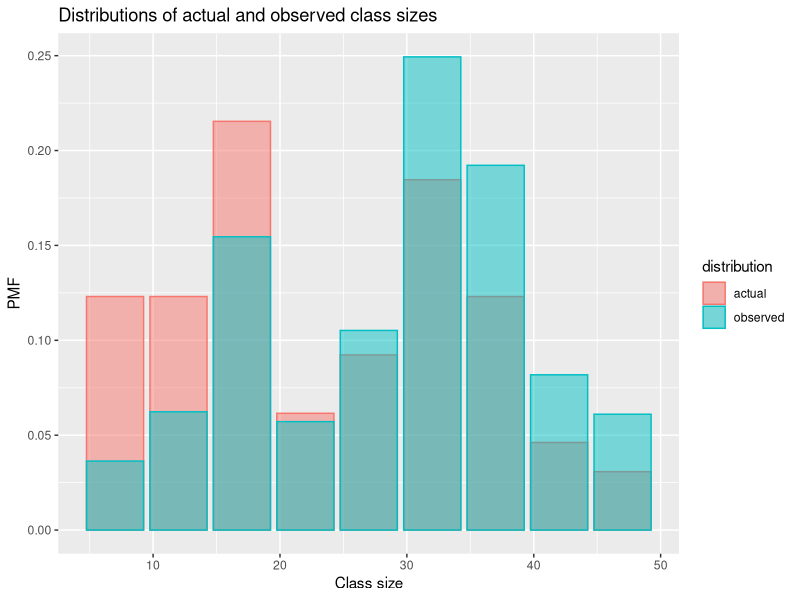

Here is the R script that generated this plot:
## ---- chunk 1
icon_pdf <- '<i class="fas fa-file-pdf" data-fa-transform="grow-8"></i>&nbsp;'
knitr::opts_chunk$set(echo = TRUE, eval = TRUE, fig.width = 6, fig.alt = "",
                      fig.asp = 0.618, dpi = 120, dev = "svg",
                      out.width = "60%", fig.align = "center", cache = TRUE)
library(tidyverse)
## ---- chunk 2
class_sizes <- tribble(
  ~`class size`, ~count,
  7, 8,
  12, 8,
  17, 14,
  22, 4,
  27, 6,
  32, 12,
  37, 8,
  42, 3,
  47, 2)

class_sizes %>%
  summarize(
    `Average class size` = round(weighted.mean(`class size`, count), 1)) %>%
  knitr::kable(format = "html")
## ---- chunk 3
class_sizes2 <- class_sizes %>%
  mutate(actual = count / sum(count)) %>%
  mutate(observed = (actual * `class size`) / sum(actual * `class size`)) %>%
  gather(key = distribution, value = PMF, actual:observed)
## ---- chunk 4
class_sizes2 %>%
  ggplot(
    mapping = aes(x = `class size`, y = PMF, fill = distribution,
                  color = distribution)) +
  geom_col(position = "identity", alpha = 0.5) +
  labs(
    title = "Distributions of actual and observed class sizes",
    x = "Class size", y = "PMF")
## ---- chunk 5
class_sizes2 %>%
  group_by(distribution) %>%
  summarize(
    `Average class size` = round(weighted.mean(`class size`, `PMF`), 1)) %>%
  knitr::kable(format = "html")
## ---- chunk 6
class_sizes2 %>%
  spread(key = distribution, value = PMF) %>%
  mutate(
    unbiased = (observed * 1 / `class size`) /
      sum(observed * 1 / `class size`)) %>%
  select(`class size`, count, observed, unbiased, actual) %>%
  knitr::kable(format = "html")
